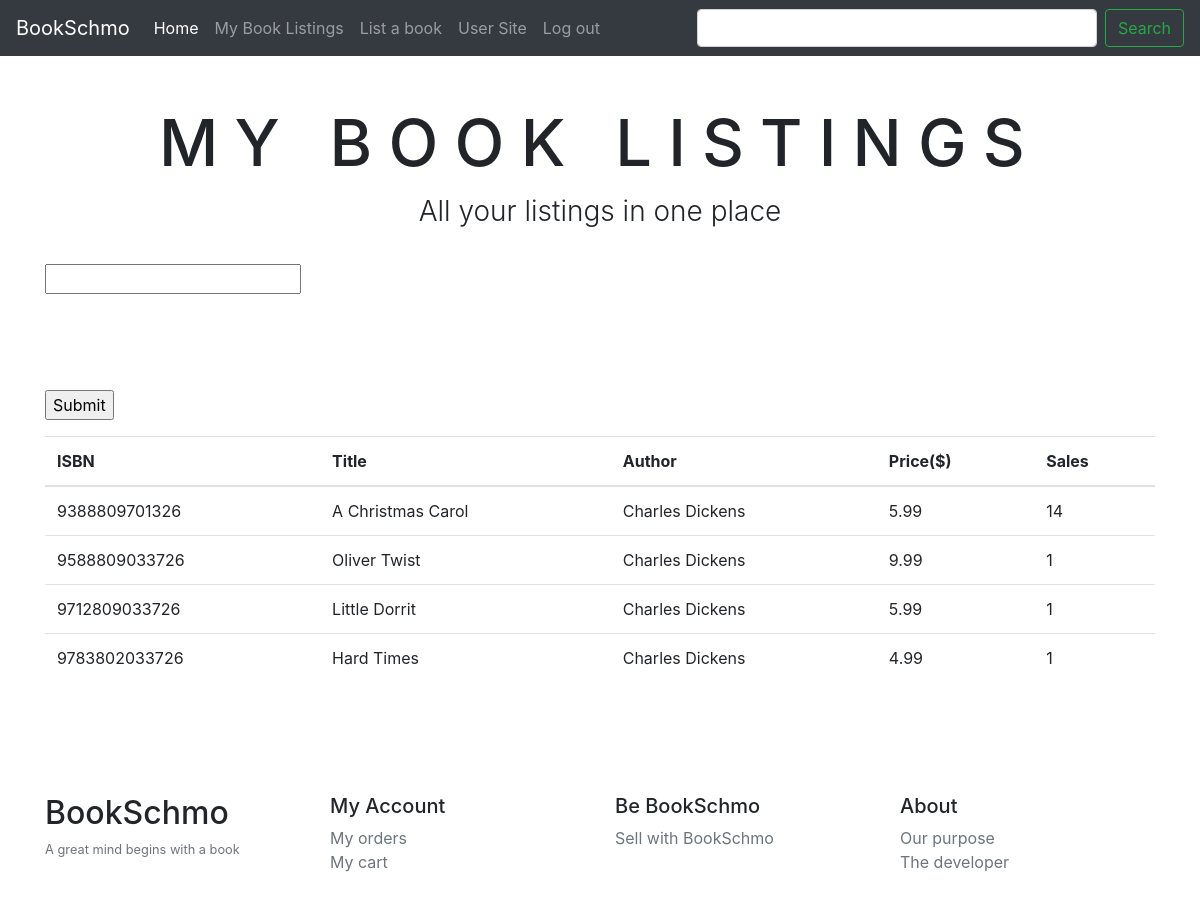
The app's page /creatorsAccount/bookListings.php (signed in) with its own data.
### tables this page shows
CREATE TABLE `books` (
  `isbn` varchar(13) NOT NULL,
  `author` varchar(255) NOT NULL,
  `title` varchar(250) NOT NULL,
  `description` varchar(2500) NOT NULL,
  `genre` varchar(255) NOT NULL,
  `imageName` varchar(255) DEFAULT NULL,
  `createdAt` datetime NOT NULL DEFAULT CURRENT_TIMESTAMP
);

### creatorsAccount/bookListings.php (the view, shortened to what this page needs)
<?php
	include "includes/creatorsHeader.php";
	$sql = "
		SELECT isbn,SUM(quantity) as sales,author, title, description, genre, sellerID, price
		FROM orderitems
		LEFT JOIN listings ON orderitems.listingsID= listings.id
		LEFT JOIN books ON books.isbn = listings.booksID
		WHERE sellerID = 58
		GROUP by isbn
	";
	$result = mysqli_query($conn,$sql);
	$numRows = mysqli_num_rows($result);
?>
	<div class="pt-5 pb-3 text-center mt-100">
		<h1 class="text-uppercase page-heading">My book listings</h1>
		<p class="lead page-sub-heading">All your listings in one place</p>
	</div>
	<div class="container">
		<div class="form-group">
		<form action ="includes/bookListingsScript.php" method="GET">
			<input list="browsers" name="sortby"></inp
				<option value="Internet Explorer"></option>
				<option value="Firefox"></option>
				<option value="Chrome"></option>
				<option value="Opera"></option>
				<option value="Safari"></option>
			<input type="submit">
		</form>
	</div>
		<table class="table table-hover">
			<thead>
				<tr>
					<th scope="col">ISBN</th>
					<th scope="col">Title</th>
					<th scope="col">Author</th>
					<th scope="col">Price($)</th>
					<th scope="col">Sales</th>
				</tr>
			</thead>
			<tbody>
			<?php
			if($numRows > 0){
				while ($row = mysqli_fetch_assoc($result)){
			?>
			<tr>
				<td scope="row"><?php echo $row['isbn'];?></td>
				<td><?php echo $row['title'];?></td>
				<td><?php echo $row['author'];?></td>
				<td><?php echo $row['price']; ?></td>
				<td><?php echo $row['sales']; ?></td>
			</tr>
			<?php
				}
			}
			?>
			</tbody>
		</table>
	</div>
<?php
	include "includes/footer.php"
?>

### usersAccount/main.css (style rules this page uses)
.page-heading { letter-spacing:0.25em; font-size:65px; }
.page-sub-heading { font-size:28px; }

### records on screen
books: isbn "9388809701326", title "A Christmas Carol", author "Charles Dickens", price "5.99", sales "14"
books: isbn "9588809033726", title "Oliver Twist", author "Charles Dickens", price "9.99", sales "1"
books: isbn "9712809033726", title "Little Dorrit", author "Charles Dickens", price "5.99", sales "1"
books: isbn "9783802033726", title "Hard Times", author "Charles Dickens", price "4.99", sales "1"
